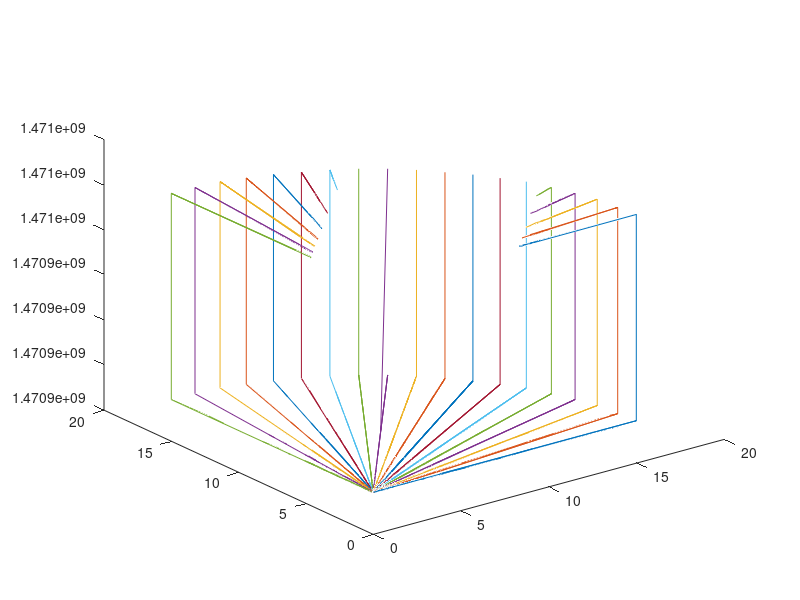

Recreate this plot in MATLAB.
sick_data=load('sick_data.dat');
t=sick_data(:,1);
s1=sick_data(:,2);
s2=sick_data(:,3);
s3=sick_data(:,4);
s4=sick_data(:,5);
s5=sick_data(:,6);
s6=sick_data(:,7);
s7=sick_data(:,8);
s8=sick_data(:,9);
s9=sick_data(:,10);
s10=sick_data(:,11);
s11=sick_data(:,12);
s12=sick_data(:,13);
s13=sick_data(:,14);
s14=sick_data(:,15);
s15=sick_data(:,16);
s16=sick_data(:,17);
s17=sick_data(:,18);
s18=sick_data(:,19);
s19=sick_data(:,20);


for n=1:19
    x(:,n)=sick_data(:,n+1)*cos(5*pi*(n-1)/180);
    y(:,n)=sick_data(:,n+1)*sin(5*pi*(n-1)/180);
end

plot3(x(:,1),y(:,1),t,x(:,2),y(:,2),t,x(:,3),y(:,3),t,x(:,4),y(:,4),t,x(:,5),y(:,5),t,x(:,6),y(:,6),t,x(:,7),y(:,7),t,x(:,8),y(:,8),t,x(:,9),y(:,9),t,x(:,10),y(:,10),t,......
    x(:,11),y(:,11),t,x(:,12),y(:,12),t,x(:,13),y(:,13),t,x(:,14),y(:,14),t,x(:,15),y(:,15),t,x(:,16),y(:,16),t,x(:,17),y(:,17),t,x(:,18),y(:,18),t,x(:,19),y(:,19),t)

